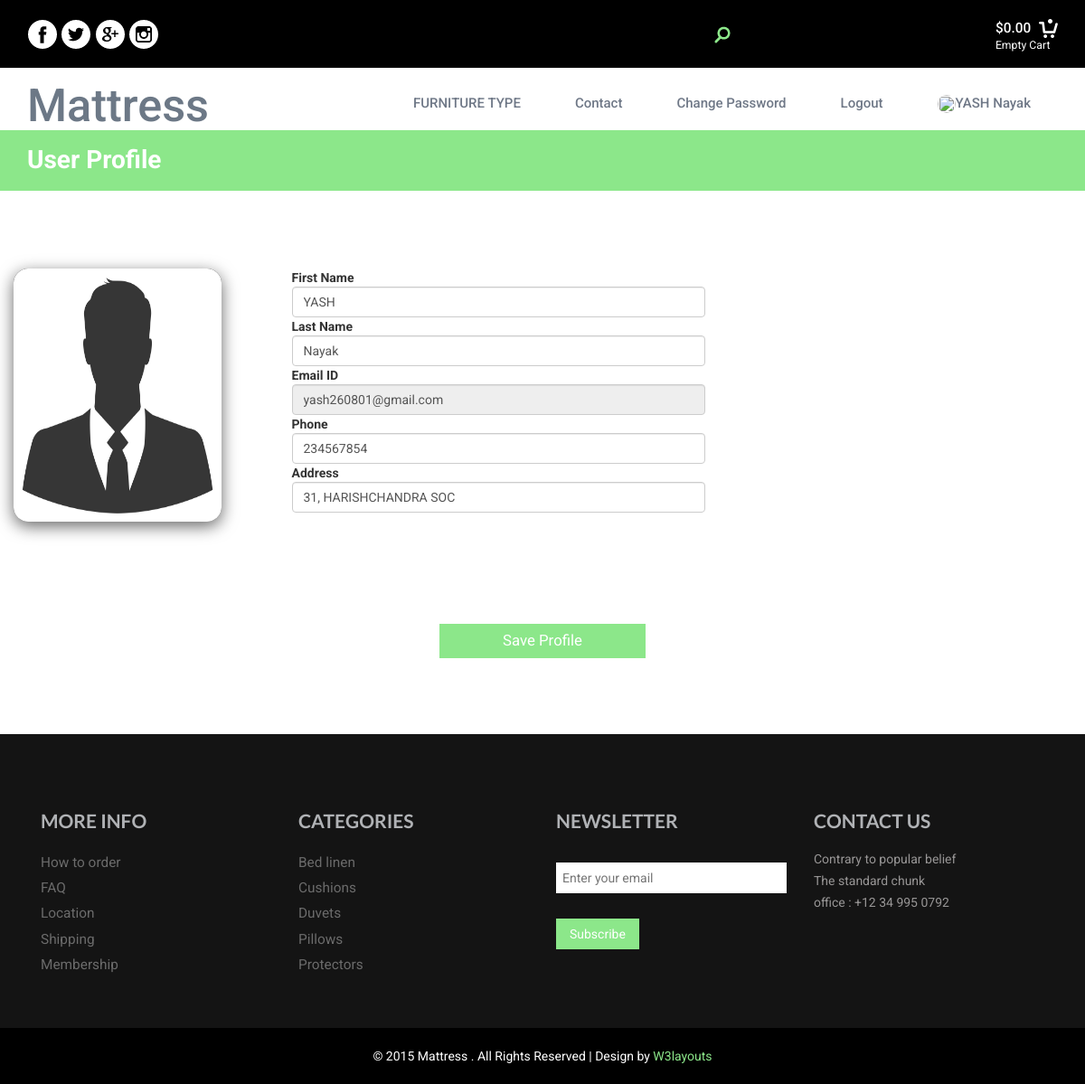
The app's page /profile/ (signed in) with its own data.
### furniture_app/models.py (models this page shows, shortened)
class Register(models.Model):
    Fname=models.CharField(max_length=50)
    Lname=models.CharField(max_length=50)
    Email=models.CharField(max_length=50)
    Password=models.CharField(max_length=50)
    Phoneno=models.BigIntegerField(default=0)
    Add= models.CharField(max_length=50,default='')
    Image=models.ImageField(upload_to='images/',default='avtar.png')

### furniture_app/views.py (the view)
# urls.py: path('profile/',views.profile,name='profile'),
def profile(request):
    register=Register.objects.get(Email=request.session['email'])
    if request.method=="POST":
        register.Fname=request.POST['fname']
        register.Lname=request.POST['lname']
        register.Phoneno=request.POST['phone']
        register.Add=request.POST['address']
        try:
            if request.FILES['pimage']:
                register.Image=request.FILES['pimage']
                register.save()
            del request.session['fname']
            del request.session['lname']
            del request.session['image']
            request.session['fname']=register.Fname
            request.session['lname']=register.Lname
            request.session['image']=register.Image.url
            register.save()
            msg="Profile Updated Successfully."
            print("1")
            return render(request,"profile.html",{'user':register,'msg':msg})
        except:
            register.save()
            del request.session['fname']
            del request.session['lname']
            request.session['fname']=register.Fname
            request.session['lname']=register.Lname
            print("2")
            msg="Profile Updated Successfully."
            return render(request,"profile.html",{'user':register,'msg':msg})
    else:
        return render(request,"profile.html",{'user':register})

### furniture_app/templates/profile.html (shortened to what this page needs)
{% extends 'base.html' %}
{% block content %}
{% load static %}
<!DOCTYPE html>
<html lang="en">
<head>
</head>
<body>
    <div class="grow">
		<div class="container">
			<h2>User Profile</h2>
		</div>
	</div>
    <div class="mx-auto" style="width: 200px;height: 30px;">
    </div>
    <form method="POST" action="{% url 'profile' %}" enctype="multipart/form-data">
        <div class="container rounded bg-white mt-5 mb-5">
            <div class="row">
                <div class="col-md-3 border-right account">
                    <div class="d-flex flex-column align-items-center text-center p-3 py-5">
                        <div class="card-wrapper">
                           <div class="card">
                                <div class="card-image">
                                    <a class="preview lightbox" href="{{user.Image.url}}"><img src="{{user.Image.url}}" style="height: 280px;width: 230px;"></a>
                                </div>
                            </div>
                        </div>
                    </div>
                    <br>
                    <br>
                </div>
            <div class="col-md-5 border-right">
                <div class="account">
                    <div class="row mt-2 account-pass">
                        <div class="col-md-12"><label class="labels">First Name</label><input type="text" class="form-control" placeholder="First name" value="{{user.Fname}}" name="fname"></div>
                        <div class="col-md-12"><label class="labels">Last Name</label><input type="text" class="form-control" placeholder="Last name" value="{{user.Lname}}" name="lname"></div>
                        <div class="col-md-12"><label class="labels">Email ID</label><input type="text" class="form-control" placeholder="Email ID" value="{{user.Email}}" name="email" readonly></div>
                        <div class="col-md-12"><label class="labels">Phone</label><input type="text" class="form-control" placeholder="Phone Number" value="{{user.Phoneno}}" name="phone" pattern="^[0-9]+" title="First Name Should Contain Only Digit"></div>
                        <div class="col-md-12"><label class="labels">Address</label><input type="textarea" class="form-control" placeholder="Full Address" value="{{user.Add}}" name="address"></div>
                    </div>
                    </div>
                </div>
            </div>
            <center>
            <div class="account-top input">
				<input type="submit" value="Save Profile"> <br><br><br>
            </div>
            </center>
            </div>
    </form>
    <div class="mx-auto" style="width: 200px;height: 30px;">
    </div>
</body>
</html>
{% endblock content %}

### furniture_app/templates/base.html (shortened to what this page needs)
{% load static %}
<html>
    <head>
        <link href="{% static 'css/bootstrap.css' %}" rel="stylesheet" type="text/css" media="all">
        <link href="{% static 'css/style.css' %}" rel="stylesheet" type="text/css" media="all">
        <link href="{% static 'css/memenu.css' %}" rel="stylesheet" type="text/css" media="all">
    </head>
    <body>
        <div class="header">
            <div class="header-top">
                <div class="container">
                    <div class="social">
                        <ul>
                            <li><a href="#"><i class="facebok"> </i></a></li>
                            <li><a href="#"><i class="twiter"> </i></a></li>
                            <li><a href="#"><i class="inst"> </i></a></li>
                            <li><a href="#"><i class="goog"> </i></a></li>
                        </ul>
                    </div>
                    <div class="header-left">
                        <div class="search-box">
                            <div id="sb-search" class="sb-search">
                                <form>
                                    <span class="sb-icon-search"> </span>
                                </form>
                            </div>
                        </div>
                        <div class="ca-r">
                            <div class="cart box_1">
                                <a href="{% url 'checkout' %}">
                                <h3> <div class="total">
                                    <span class="simpleCart_total">$0.00</span> </div>
                                    <img src="{% static 'images/cart.png' %}" alt=""></h3>
                                </a>
                                <p><a href="javascript:;" class="simpleCart_empty">Empty Cart</a></p>
                            </div>
                        </div>
                            <div class="clearfix"> </div>
                    </div>
                </div>
                </div>
                <div class="container">
                    <div class="head-top">
                        <div class="logo">
                            <h1><a href="{% url 'index' %}">Mattress</a></h1>
                        </div>
                  <div class=" h_menu4">
                        <ul class="memenu skyblue"><li class="showhide" style="display: none;"><span class="title">MENU</span></li>
                            <li class="grid" style="display: inline;"><a class="color2" href="#">FURNITURE TYPE</a>
                        </li>
                        <li style="display: inline;"><a class="color6" href="{% url 'contact' %}">Contact</a></li>
                        {% if request.session.email %}
                        <li style="display: inline;"><a class="color6" href="{% url 'change_password' %}">Change Password</a></li>
                        <li style="display: inline;"><a class="color5" href="{% url 'logout' %}">Logout</a></li>
                        <li style="display: inline;"><a href="{% url 'profile' %}"><img src="{{request.session.image}}" style="height: 20px;width: 20px;border-radius: 50%;">{{request.session.fname}}  {{request.session.lname}}</a></li>
                        {% else %}
                        <li style="display: inline;"><a class="color4" href="{% url 'login' %}">Login</a></li>
                        {% endif %}
                      </ul>
                    </div>
                </div>
                    </div>
                </div>
    {% block content %}
    {% endblock %}
        <div class="footer">
            <div class="container">
        <div class="footer-top-at">
            <div class="col-md-3 amet-sed">
            <h4>MORE INFO</h4>
            <ul class="nav-bottom">
                    <li><a href="#">How to order</a></li>
                    <li><a href="#">FAQ</a></li>
                    <li><a href="{% url 'contact' %}">Location</a></li>
                    <li><a href="#">Shipping</a></li>
                    <li><a href="#">Membership</a></li>
                </ul>
            </div>
            <div class="col-md-3 amet-sed">
                <h4>CATEGORIES</h4>
                <ul class="nav-bottom">
                    <li><a href="#">Bed linen</a></li>
                    <li><a href="#">Cushions</a></li>
                    <li><a href="#">Duvets</a></li>
                    <li><a href="#">Pillows</a></li>
                    <li><a href="#">Protectors</a></li>
                </ul>
            </div>
            <div class="col-md-3 amet-sed">
                <h4>NEWSLETTER</h4>
                <div class="stay">
                    <div class="stay-left">
                        <form>
                            <input type="text" placeholder="Enter your email " required="">
                        </form>
                    </div>
                    <div class="btn-1">
                        <form>
                            <input type="submit" value="Subscribe">
                        </form>
                    </div>
        </div>
            </div>
            <div class="col-md-3 amet-sed ">
            <h4>CONTACT US</h4>
                <p>Contrary to popular belief</p>
                <p>The standard chunk</p>
                <p>office :  +12 34 995 0792</p>
            </div>
            <div class="clearfix"> </div>
        </div>
    </div>
    <div class="footer-class">
    <p>© 2015 Mattress . All Rights Reserved | Design by  <a href="http://w3layouts.com/" target="_blank">W3layouts</a> </p>
    </div>
    </div>
    </body>
</html>

### furniture_app/static/css/style.css (style rules this page uses)
body { background:#fff; font-family: 'Roboto', sans-serif; }
a { transition: 0.5s all; -webkit-transition: 0.5s all; -o-transition: 0.5s all; -moz-transition: 0.5s all; -ms-transition: 0.5s all; }
ul { padding: 0; margin: 0; }
h1,h2,h3,h4,h5,h6,label,p { margin:0; }
.box_1 h3 { color: #fff; font-size: 1.1em; }
.box_1 h3 img { margin-left: 5px; }
.box_1 p a { color:#fff; font-size: 0.875em; }
.total { display: inline-block; }
.cart.box_1 { float: right; margin-top: 2px; }
.header-top { background: #000; padding: 15px 0; position:relative; }
.header-left { float: right; margin-top: 4px; }
.logo { float: left; }
.head-top { padding: 1em 0; }
.logo h1 a { color: #6c7886; font-size: 1.4em; text-decoration: none; }
.sb-search { position: absolute; right: 380px; width: 0%; min-width: 41px; margin: 0; height: 40px; float: right; overflow: hidden; -webkit-transition: width 0.3s; -moz-transition: width 0.3s; transition: width 0.3s; -webkit-backface-visibility: hidden; background: none; }
.sb-icon-search,.sb-search-submit { width: 40px; height: 40px; display: block; position: absolute; right: 0; top: 0px; padding: 0; margin: 0; line-height: 85px; text-align: center; cursor: pointer; }
.sb-icon-search { background:#000 url('../images/search.png') no-repeat 10px 10px; z-index: 90; }
i.facebok { width: 34px; height: 34px; background: url(../images/social.png)no-repeat -5px -6px ; float: left; vertical-align: middle; }
i.twiter { width: 34px; height: 34px; background: url(../images/social.png)no-repeat -46px -7px; float: left; vertical-align: middle; }
i.goog { width: 34px; height: 34px; background: url(../images/social.png)no-repeat -134px -8px; float: left; vertical-align: middle; }
i.inst { width: 34px; height: 34px; background: url(../images/social.png)no-repeat -91px -8px; float: left; vertical-align: middle; }
.social { float: left; margin: 0.4em 0 0; }
.social li { display: inline-block; }
.social ul { padding:0; }
.h_menu4 { margin: 7px 0 0px; float: right; }
.footer { background:#141414; }
.amet-sed h4 { font-size: 1.5em; color: #B0B2B5; font-family: 'Lato', sans-serif; margin: 0 0 1em; text-transform: uppercase; font-weight: 700; }
.footer-top-at { padding: 6em 0 4em; }
ul.nav-bottom li { list-style:none; }
ul.nav-bottom li a { text-decoration:none; color:#6B6B6B; font-size:1.1em; display: inline-block; margin: 0.2em 0; }
.amet-sed p { color:#989696; font-size: 1em; margin: 0 0 0.3em; }
.footer-class p { color:#fff; font-size:1em; }
.footer-class p a { color:#8ce78a; text-decoration:none; }
.footer-class { padding: 1.5em 0; text-align:center; background:#000; }
.amet-sed form { padding:1em 0 0; }
.amet-sed input[type="text"], .amet-sed input[type="submit"] { width: 100%; padding: 0.5em; outline: none; color: #000; font-size: 1em; background: #fff; border: none; }
.amet-sed input[type="submit"] { width: 36%; color: #FFF; font-size: 1em; background:#8ce78a; border: none; outline:none; padding: 0.5em; }
.grow { background-color: #8ce78a; padding: 1.3em 0; }
.grow h2 { color: #fff; font-size: 2em; margin: 0; font-weight: 700; }
.account-top input[type="submit"] { outline:none; padding:7px 20px; color:#FFF; cursor:pointer; background:#8ce78a; border:none; width:20%; margin:1em auto 0; transition: 0.5s all; -webkit-transition: 0.5s all; -o-transition: 0.5s all; -moz-transition: 0.5s all; -ms-transition: 0.5s all; font-size: 1.2em; }
.account { padding: 4em 0; }

### furniture_app/static/css/memenu.css (style rules this page uses)
.memenu { margin-bottom:0px;padding:0;width:100%;list-style:none;display:inline-block;position:relative;font-size:15px }
.memenu li { margin-bottom:-5px;display:inline }
.memenu>li>a { float:left;padding:8px 30px;text-decoration:none;text-transform:capitalize;font-size:1em; font-weight: 500; -webkit-transition: all 0.3s ease-in-out; -moz-transition: all 0.3s ease-in-out; -o-transition: all 0.3s ease-in-out; transition: all 0.3s ease-in-out; }
.skyblue li>a,.skyblue>li.showhide span { color:#6f7887 }

### furniture_app/templates/profile.html (style rules this page uses)
body { background: #fff; }
.labels { font-size: 11px; }
.card-wrapper { width: 230px; height: 280px; position: relative; }
.card { position: absolute; top: 50%; left: 50%; width: 230px; height: 280px; transform: translate(-50%, -50%); border-radius: 16px; overflow: hidden; box-shadow: 0 5px 18px rgba(0, 0, 0, 0.6); cursor: pointer; transition: 0.5s; }
.card .card-image { position: absolute; z-index: 2; background-color: #000; transition: 0.5s; }

### records on screen
Register: session.lname "Nayak", Image (placeholder picture), fname "YASH", lname "Nayak", email "yash260801@gmail.com", phone "234567854", address "31, HARISHCHANDRA SOC"

### other values on screen
{{ request.session.fname }} "YASH"
